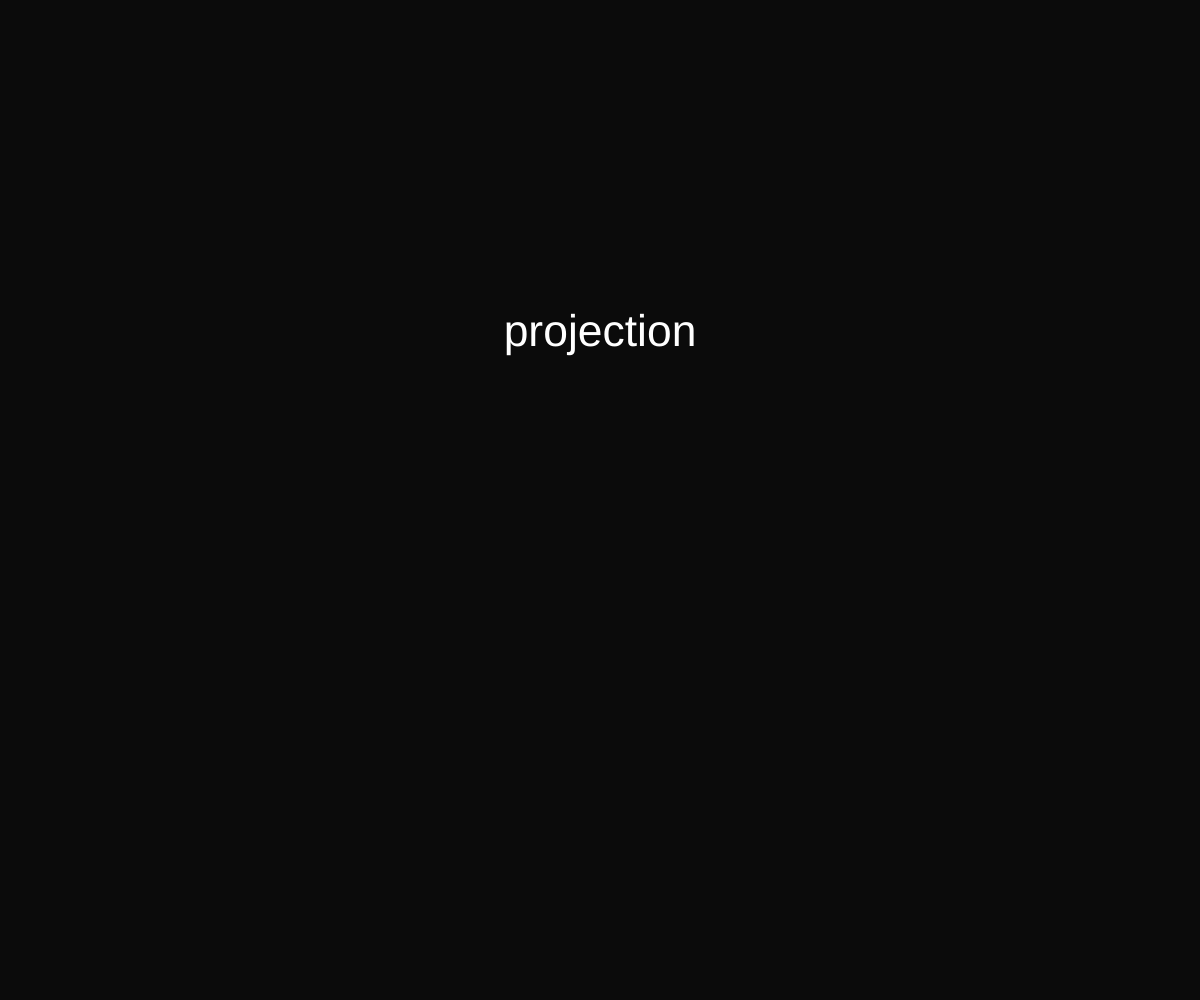
Frame 1 (no input)
Frame 60 (no input): identical to frame 1, image omitted
Frame 120 (the mouse pressed at the canvas centre since frame 60): identical to frame 1, image omitted

The p5.js sketch that drew this single still picture (run headless with seeded random() and noise() and a simulated clock; from frame 60 on, the mouse is pressed at the canvas centre):

// p5.js sketch
// ── sketch.js
let rectWidth;

function setup() {
    createCanvas(windowWidth, windowHeight);
    background(11);
    rectWidth = windowWidth/27;
    textSize(windowWidth/27);
    textAlign(CENTER, CENTER);
    frameRate(30);
}

function windowResized(){
    resizeCanvas(windowWidth, windowHeight);
}


var words = ["projection",
    "lazy",
    "island",
    "greeting",
    "perceive",
    "resource",
    "knot",
    "major",
    "modest",
    "addition",
    "breeze",
    "injury",
    "enhance",
    "quit",
    "staircase",
    "drill",
    "timetable",
    "communication",
    "owner",
    "rest",
    "moment",
    "landowner",
    "nature",
    "ballet",
    "redundancy",
    "abandon",
    "dough",
    "lineage",
    "half",
    "swim"];

var index = 0;
var letter = 0;
var input = "";

var timer = 0;

function keyPressed() {
    let keyIndex = -1;
    //if (key >= 'a' && key <= 'z') {
      //keyIndex = key.charCodeAt(0) - 'a'.chsarCodeAt(0);
    //}
    fill(255);

    if(key == words[index].charAt(letter)){
        keyIndex = key.charCodeAt(0) - 'a'.charCodeAt(0);
        input += key;
        letter++;
        
       if(letter > words[index].length - 1){
            index++;
            letter = 0;
            background(11);
            input = "";
        }
        console.log(words[index]);
        console.log(index);
    }
    else{
        background(255,0,0);
    }
    


}

function draw() {
    background(11);
    
    if(words[index].charAt[letter] == key){
        fill(200,20,150);
    }
    else
        fill(255);
    
    text(words[index], windowWidth/2, windowHeight/3);
    text(input, windowWidth/2, windowHeight/2 + windowHeight/4);
    if(index < words.length - 1){
    for(var i = 0; i < index; i++){
        fill(255*random(), 255* random(), 255*random());
        ellipse(windowWidth * random(), windowHeight * random(), i * 100 + 3, i * 100 + 3);
    }
    if(index == 0 && letter >= 1 || index >= 1){
        timer++;
    }
}
else{
    background(255,0,255);
    fill(255);
    text("you win lol", windowWidth/2, windowHeight/2);
    var seconds = timer/30;
    var minutes = seconds/60;
    var wpm = words.length/minutes;
    console.log(minutes + "minutes");
    text("you typed " + wpm + " words per minute", windowWidth/2, windowHeight/2 + 300);
}



    console.log(timer);





    
    

}
